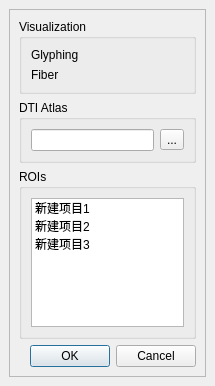
<ui version="4.0" >
 <class>DiffusionCheckPanel</class>
 <widget class="QDockWidget" name="DiffusionCheckPanel" >
  <property name="geometry" >
   <rect>
    <x>0</x>
    <y>0</y>
    <width>215</width>
    <height>386</height>
   </rect>
  </property>
  <property name="locale" >
   <locale country="UnitedStates" language="English" />
  </property>
  <property name="windowTitle" >
   <string>DiffusionCheck</string>
  </property>
  <widget class="QWidget" name="dockWidgetContents" >
   <property name="geometry" >
    <rect>
     <x>0</x>
     <y>23</y>
     <width>215</width>
     <height>363</height>
    </rect>
   </property>
   <layout class="QVBoxLayout" name="verticalLayout" >
    <item>
     <widget class="QScrollArea" name="scrollArea" >
      <property name="widgetResizable" >
       <bool>true</bool>
      </property>
      <widget class="QWidget" name="scrollAreaWidgetContents" >
       <property name="geometry" >
        <rect>
         <x>0</x>
         <y>0</y>
         <width>193</width>
         <height>341</height>
        </rect>
       </property>
       <layout class="QVBoxLayout" name="verticalLayout_2" >
        <item>
         <widget class="QGroupBox" name="groupBox" >
          <property name="title" >
           <string>Visualization</string>
          </property>
          <layout class="QVBoxLayout" name="verticalLayout_3" >
           <item>
            <widget class="QLabel" name="label" >
             <property name="text" >
              <string>Glyphing</string>
             </property>
            </widget>
           </item>
           <item>
            <widget class="QLabel" name="label_2" >
             <property name="text" >
              <string>Fiber</string>
             </property>
            </widget>
           </item>
          </layout>
         </widget>
        </item>
        <item>
         <widget class="QGroupBox" name="groupBox_2" >
          <property name="title" >
           <string>DTI Atlas</string>
          </property>
          <layout class="QVBoxLayout" name="verticalLayout_4" >
           <item>
            <layout class="QHBoxLayout" name="horizontalLayout" >
             <item>
              <widget class="QLineEdit" name="lineEdit" />
             </item>
             <item>
              <widget class="QToolButton" name="toolButton" >
               <property name="text" >
                <string>...</string>
               </property>
              </widget>
             </item>
            </layout>
           </item>
          </layout>
         </widget>
        </item>
        <item>
         <widget class="QGroupBox" name="groupBox_3" >
          <property name="title" >
           <string>ROIs</string>
          </property>
          <layout class="QVBoxLayout" name="verticalLayout_5" >
           <item>
            <widget class="QListWidget" name="listWidget" >
             <item>
              <property name="text" >
               <string>新建项目1</string>
              </property>
             </item>
             <item>
              <property name="text" >
               <string>新建项目2</string>
              </property>
             </item>
             <item>
              <property name="text" >
               <string>新建项目3</string>
              </property>
             </item>
            </widget>
           </item>
          </layout>
         </widget>
        </item>
        <item>
         <widget class="QDialogButtonBox" name="buttonBox" >
          <property name="standardButtons" >
           <set>QDialogButtonBox::Cancel|QDialogButtonBox::Ok</set>
          </property>
         </widget>
        </item>
       </layout>
      </widget>
     </widget>
    </item>
   </layout>
  </widget>
 </widget>
 <resources/>
 <connections/>
</ui>
